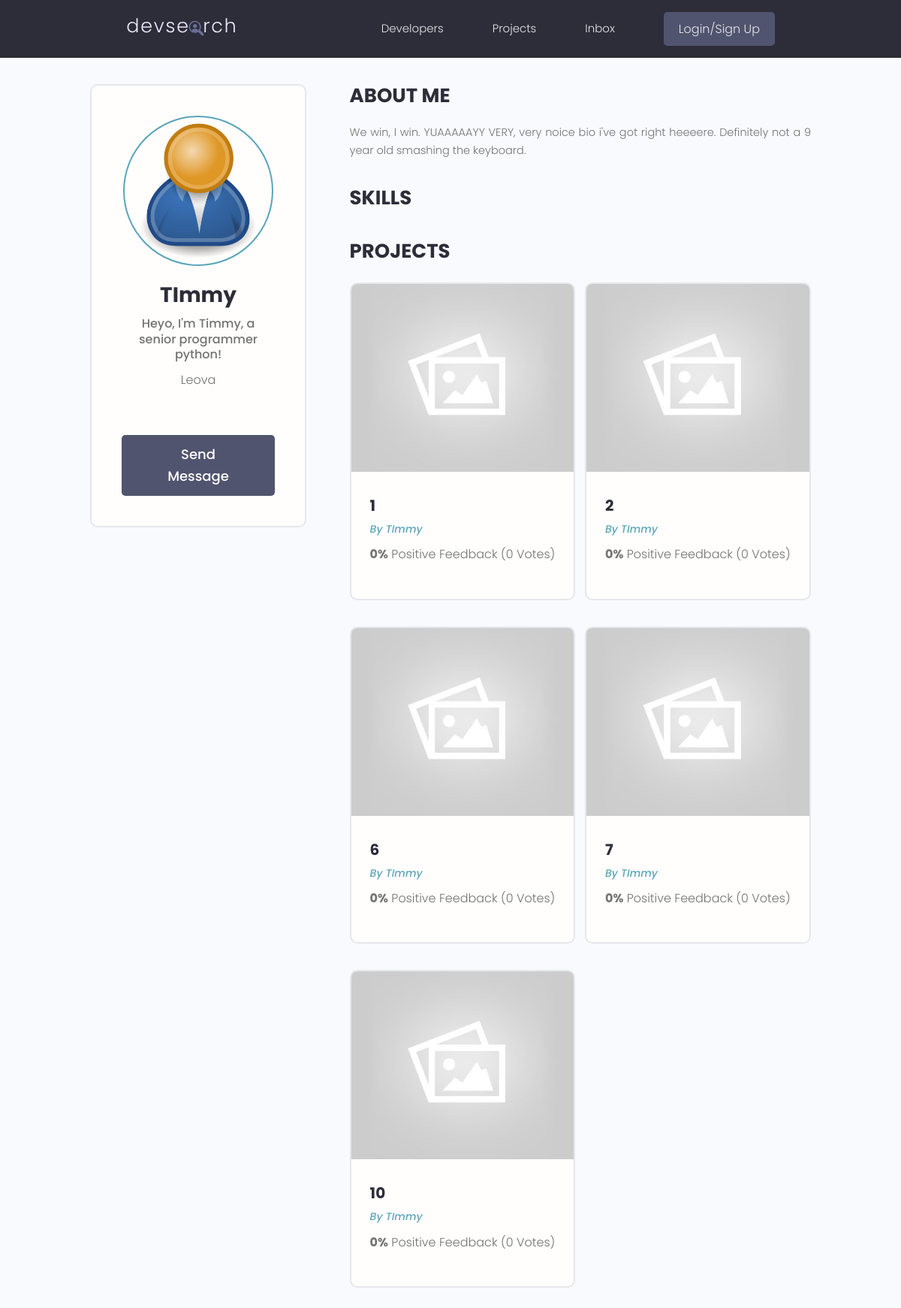
The page /profile/3eba48bd-4f68-4af7-bb78-10ff4cee5daf/ on the database its author committed.
### users/models.py (models this page shows, shortened)
class Profile(models.Model):
    id = models.UUIDField(default=uuid.uuid4, unique=True, primary_key=True, editable=False)
    user = models.OneToOneField(User, on_delete=models.CASCADE, null=True, blank=True)
    name = models.CharField(max_length=200, null=True, blank=True)
    username = models.CharField(max_length=200, null=True, blank=True)
    location = models.CharField(max_length=200, null=True, blank=True)
    email = models.EmailField(max_length=500, null=True, blank=True)
    short_intro = models.CharField(max_length=200, null=True, blank=True)
    bio = models.TextField(null=True, blank=True)
    profile_image = models.ImageField(null=True, blank=True, upload_to='profiles/', default='profiles/user-default.png')
    social_github = models.CharField(max_length=200, null=True, blank=True)
    social_twitter = models.CharField(max_length=200, null=True, blank=True)
    social_linkedin = models.CharField(max_length=200, null=True, blank=True)
    social_youtube = models.CharField(max_length=200, null=True, blank=True)
    social_website = models.CharField(max_length=200, null=True, blank=True)
    created = models.DateTimeField(auto_now_add=True)

### projects/models.py (models this page shows, shortened)
class Project(models.Model):
    owner = models.ForeignKey(Profile, on_delete=models.SET_NULL, null=True, blank=True)
    title = models.CharField(max_length=200)
    description = models.TextField(null=True, blank=True)
    featured_image = models.ImageField(null=True, blank=True, default='default.jpg')
    tags = models.ManyToManyField('Tag', blank=True)
    vote_total = models.IntegerField(default=0, null=True, blank=True)
    vote_ratio = models.IntegerField(default=0, null=True, blank=True)
    demo_link = models.CharField(max_length=2000, null=True, blank=True)
    source_link = models.CharField(max_length=2000, null=True, blank=True)
    created = models.DateTimeField(auto_now_add=True)
    id = models.UUIDField(default=uuid.uuid4, unique=True, primary_key=True, editable=False)
    def __str__(self):
        return self.title
    class Meta:
        ordering = ['created']

### users/views.py (the view)
# urls.py: path('profile/<str:pk>/', views.get_user_profile, name='user-profile'),
def get_user_profile(request, pk):
    profile = Profile.objects.get(id=pk)
    top_skills = profile.skill_set.exclude(description__iregex=r'^\s*$')
    other_skills = profile.skill_set.filter(description__iregex=r'^\s*$')
    context = {
        'profile': profile,
        'top_skills': top_skills,
        'other_skills': other_skills,
    }
    return render(request, 'users/user-profile.html', context)

### users/templates/users/user-profile.html (shortened to what this page needs)
{% extends 'main.html' %}
{% block content %}
<main class="profile my-md">
    <div class="container">
      <div class="layout">
        <div class="column column--1of3">
          <div class="card text-center">
            <div class="card__body dev">
              <img class="avatar avatar--xl" src="{{ profile.profile_image.url }}" />
              <h2 class="dev__name">{{ profile.name }}</h2>
              <p class="dev__title">{{ profile.short_intro }}</p>
              <p class="dev__location">{{ profile.location }}</p>
              <a href="#" class="btn btn--sub btn--lg">Send Message </a>
            </div>
          </div>
        </div>
        <div class="column column--2of3">
          <div class="devInfo">
            <h3 class="devInfo__title">About Me</h3>
            <p class="devInfo__about">
              {{ profile.bio }}
            </p>
          </div>
          <div class="devInfo">
            <h3 class="devInfo__title">Skills</h3>
          </div>
          <div class="devInfo">
            <h3 class="devInfo__title">Projects</h3>
            <div class="grid grid--two">
              {% for project in profile.project_set.all %}
              <div class="column">
                <div class="card project">
                  <a href="{% url 'project' project.id %}" class="project">
                    <img class="project__thumbnail" src="{{ project.featured_image.url }}" alt="project thumbnail" />
                    <div class="card__body">
                      <h3 class="project__title">{{ project }}</h3>
                      <p><a class="project__author" href="{% url 'user-profile' profile.id %}">By {{ profile.name }}</a></p>
                      <p class="project--rating">
                        <span style="font-weight: bold;">{{ project.vote_ratio }}%</span> Positive
                        Feedback ({{ project.vote_total }} Vote{{ project.vote_total|pluralize:"s" }})
                      </p>
                    </div>
                  </a>
                </div>
              </div>
              {% endfor %}
            </div>
          </div>
        </div>
      </div>
    </div>
  </main>
{% endblock %}

### static/styles/app.css (style rules this page uses)
:root { --color-sub: #2d2d39; }
.btn--sub { background-color: var(--color-sub-light); }
.card { border: 2px solid var(--color-light); }
img { width: 100%; }
.profile .card > .dev { padding: 4rem; }
.dev__name { color: var(--color-sub); font-size: 2.8rem; font-weight: 700; margin-top: 1rem; margin-bottom: 0.5rem; }
.dev__title { font-size: 1.6rem; font-weight: 500; line-height: 1.3; }
.dev__location { margin-top: 1rem; }
.devInfo { margin-bottom: 3rem; }
.devInfo__title, .devInfo__subtitle { font-size: 2.6rem; color: var(--color-sub); text-transform: uppercase; font-weight: 700; margin-bottom: 1.5rem; }
.devInfo__about, .devSkill__info { font-size: 1.45rem; line-height: 1.7; text-align: justify; }
.project__author { font-size: 1.4rem; font-style: italic; }
.project--rating { margin-bottom: 1.6em; margin-top: .5em; }
.project__thumbnail { height: 25rem; object-fit: cover; object-position: top center; }
.project__title { font-size: 2rem; font-weight: 700; color: var(--color-sub); }

### static/uikit/styles/modules/_variables.css (style rules this page uses)
:root { --color-main: #5aa5b9; --color-main-light: #e6faff; --color-sub: #3f4156; --color-sub-light: #51546e; --color-sub-lighter: #ededfd; --color-text: #737373; --color-gray: #8b8b8b; --color-light: #e5e7eb; --color-light-gray: #767676; --color-bg: #f8fafd; --color-white: #fffefd; --color-white-light: #f3f3f3; --color-success: #359e64; --color-success-bg: #def8e8; --color-error: #fc4b0b; --color-error-bg: #fff2ee; --font-base: 'Poppins', arial, helvetica, 'Segoe UI', roboto, ubuntu, sans-serif; --font-monospace: 'Fira Code', 'Courier New', courier, monospace; --font-regular: 300; --font-medium: 500; --font-bold: 700; --generic-shadow: 1px 1px 5px #00000010; --generic-transition: all 0.3s ease-in-out; }

### static/uikit/styles/modules/_base.css (style rules this page uses)
* { margin: 0; padding: 0; box-sizing: border-box; text-rendering: optimizeLegibility; color: inherit; font-size: inherit; }
html { font-size: 50%; }
@media only screen and (min-width: 480px) { html { font-size: 56.25%; } }
@media only screen and (min-width: 1200px) { html { font-size: 62.5%; } }
body { line-height: 1.6; font-weight: 400; font-size: 1.5rem; color: var(--color-text); background-color: var(--color-bg); min-height: 100vh; }

### static/uikit/styles/modules/_typography.css (style rules this page uses)
* { font-family: var(--font-base); }
h2 { font-size: 3.6rem; font-weight: var(--font-bold); }
h3 { font-size: 3.2rem; font-weight: var(--font-medium); }
p, span, strong { font-size: 1.6rem; color: var(--color-text); font-weight: var(--font-regular); }
a { padding-bottom: 2px; text-decoration: none; display: inline-block; color: var(--color-main); font-weight: var(--font-medium); }

### static/uikit/styles/modules/_utilities.css (style rules this page uses)
.container { width: 92%; max-width: 165rem; margin: 0 auto; box-sizing: border-box; }
@media screen and (min-width: 1000px) { .container { width: 90%; } }
@media screen and (min-width: 1200px) { .container { width: 80%; } }
.text-center { text-align: center; }
.my-md { margin: 3rem auto; }

### static/uikit/styles/modules/_avatar.css (style rules this page uses)
.avatar { border-radius: 50%; border: 2px solid var(--color-main); object-fit: cover; }
.avatar--xl { height: 20rem; width: 20rem; }

### static/uikit/styles/modules/_button.css (style rules this page uses)
.btn { display: inline-block; position: relative; cursor: pointer; background-color: var(--color-light); font-weight: var(--font-medium); color: var(--color-sub); text-decoration: none; padding: 1rem 2rem; border-radius: 0.5rem; border: none; width: -webkit-fit-content; width: -moz-fit-content; width: fit-content; height: -webkit-fit-content; height: -moz-fit-content; height: fit-content; font-size: 1.6rem; outline-width: 0; outline-color: transparent; -webkit-backface-visibility: hidden; backface-visibility: hidden; transition: all 0.3s ease-in-out; }
.btn--sub { background-color: var(--color-sub); color: var(--color-white); }
.btn--lg { font-size: 1.8rem; padding: 1.2rem 4.5rem; }

### static/uikit/styles/modules/_card.css (style rules this page uses)
.card { border-radius: 1rem; background-color: var(--color-white); border: 1.5px solid var(--color-light); width: auto; height: auto; margin-top: 0.5rem; margin-bottom: 0.5rem; overflow: hidden; }
.card__body, .card__header { padding: 2rem 2.5rem; }

### static/uikit/styles/modules/_grid.css (style rules this page uses)
.grid { display: flex; flex-wrap: wrap; justify-content: flex-start; align-items: stretch; }
.grid > .column { min-width: 28rem; margin-bottom: 2.5rem; }
.grid--two > .column { flex-basis: 100%; }
@media screen and (min-width: 800px) { .grid--two { margin-right: -2%; } }
@media screen and (min-width: 800px) { .grid--two > .column { margin-right: 2%; } }
@media screen and (min-width: 800px) { .grid--two > .column { flex-basis: 48%; } }

### rows shown on the page
Profile: profile_image (placeholder picture), name "TImmy", short_intro "Heyo, I'm Timmy, a senior programmer python!", location "Leova", bio "We win, I win. YUAAAAAYY VERY, very noice bio i've got right heeeere. Definitely not a 9 year old smashing the keyboard."
Project: featured_image (placeholder picture), title "1", vote_ratio "0", vote_total "0"
Project: featured_image (placeholder picture), title "2", vote_ratio "0", vote_total "0"
Project: featured_image (placeholder picture), title "6", vote_ratio "0", vote_total "0"
Project: featured_image (placeholder picture), title "7", vote_ratio "0", vote_total "0"
Project: featured_image (placeholder picture), title "10", vote_ratio "0", vote_total "0"
